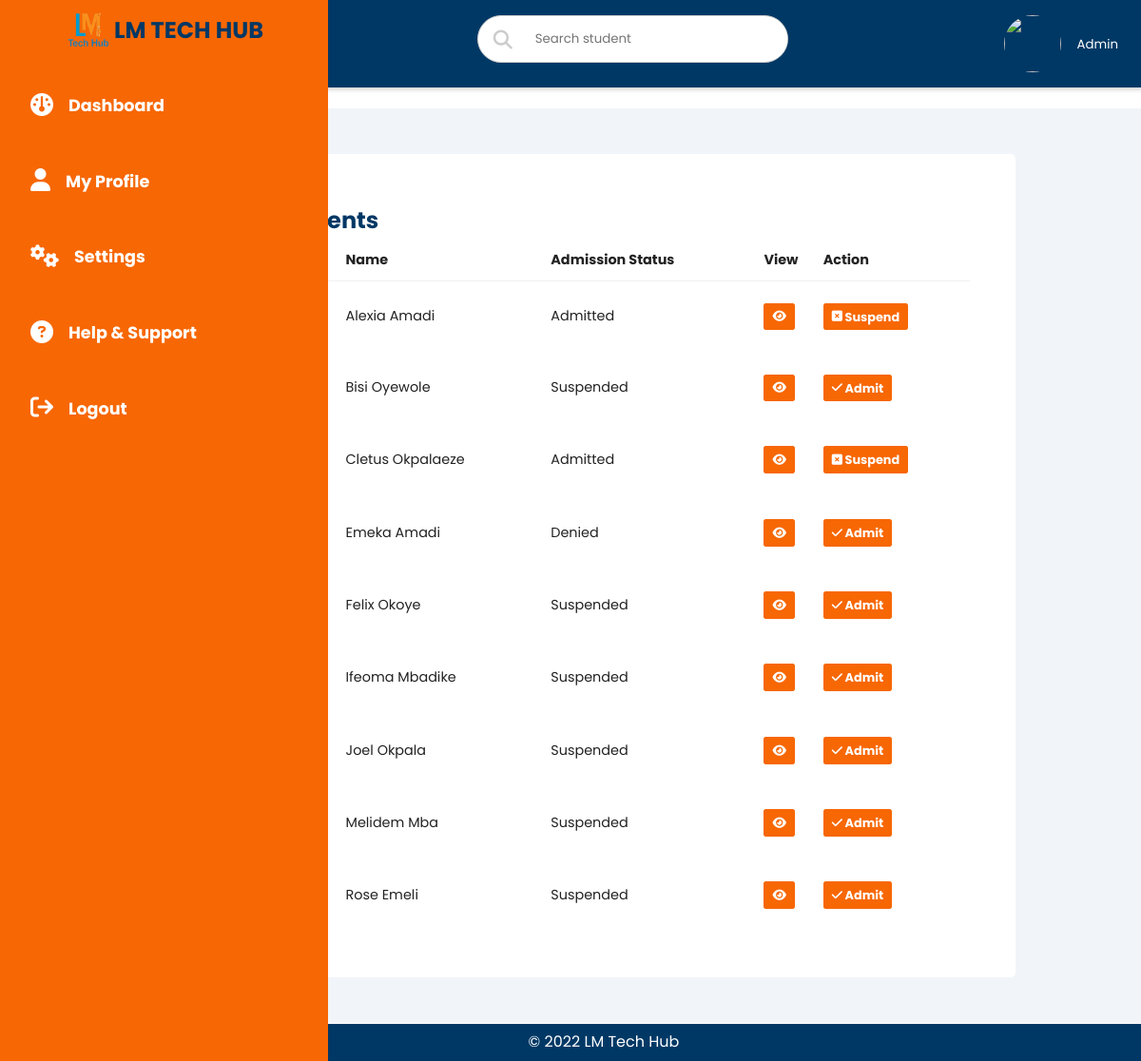
The app's page /users/admin/admissions.php with its own data.
### tables this page shows
CREATE TABLE `studentdata` (
  `id` int(11) NOT NULL,
  `passport` varchar(120) NOT NULL,
  `fname` varchar(150) NOT NULL,
  `dob` date NOT NULL,
  `gender` varchar(20) NOT NULL,
  `phone` varchar(70) NOT NULL,
  `address` varchar(150) NOT NULL,
  `state` varchar(50) NOT NULL,
  `course` varchar(80) NOT NULL,
  `bio` varchar(1000) NOT NULL,
  `email` varchar(90) NOT NULL,
  `pword` varchar(250) NOT NULL,
  `regnum` varchar(70) NOT NULL,
  `status` varchar(80) NOT NULL,
  `quizscore` varchar(50) NOT NULL,
  `updated_at` timestamp NOT NULL DEFAULT current_timestamp() ON UPDATE current_timestamp()
);

### users/admin/admissions.php (the view, shortened to what this page needs)
<?php
include ('../inc/connection.php');
$conn = new mysqli ($host, $user, $pwd, $database);
$email = $_SESSION['email'];
$query  = "SELECT * FROM admindata WHERE email='$email'";
$result = $conn->query($query);
$row = $result -> fetch_array();
$query2  = "SELECT * FROM studentdata ORDER BY fname ASC";
  $result2 = $conn->query($query2);
  if($result2->num_rows == 0){
    echo "Data not found";
  } else{
   ?>
    <?php
      include('nav.php');
    ?>
    <main>
      <div class="rec">
        <div class="card-header">
          <h2>All Students</h2>
        </div>
        <div class="table-responsive">
          <table>
            <thead>
              <tr>
                <td>Passport</td>
                <td>Name</td>
                <td>Admission Status</td>
                <td>View</td>
                <td>Action</td>
              </tr>
            </thead>
            <tbody>
              <?php
              while($row = $result2 -> fetch_array()){
                echo "<tr>";
                echo "<td>". "<img src = ".'../'.$row['passport']." class = 'pic'/>"."</td>";
                echo "<td>".$row['fname']."</td>";
                echo "<td>".$row['status']."</td>";
                echo "<td>". '<a href="studentprofile.php?id='.$row['id']. '"class="btn" > <i class="fa-solid fa-eye"></i></a>'."</td>";
                if($row['status'] == "Admitted"){
                echo "<td>". '<a href="revoke.php?regnum='.$row['regnum']. '"class="btn" > <i class="fa-solid fa-square-xmark"></i> Suspend</a>'."</td>";
                } elseif($row['status'] == "Pending"){
                  echo "<td>". '<a href="revoke.php?id='.$row['id']. '"class="btn" > <i class="fa-solid fa-square-xmark"></i> Revoke</a>'."</td>";
                  echo "<td>". '<a href="admit.php?id='.$row['id'].'"class="btn"> <i class="fa-solid fa-check"></i> Admit</a>'."</td>";
                } else{
                echo "<td>". '<a href="admit.php?id='.$row['id'].'"class="btn"> <i class="fa-solid fa-check"></i> Admit</a>'."</td>";
                }
                echo "</tr>";
              }
              }
              ?>
            </tbody>
          </table>
        </div>
    </main>
  <section class="copyright">
    <p class="copy">&copy; 2022 LM Tech Hub</p>
  </section>
</body>
</html>

### users/admin/nav.php (shortened to what this page needs)
<?php
  $url = $_SERVER['PHP_SELF'];
?>
<!DOCTYPE html>
<html>
 <head>
   <link rel="stylesheet" href="../.././css/dashboard.css">
   <link rel="stylesheet" href="../.././css/carousel.css">
   <link rel="stylesheet" href="../.././css/form.css">
   <link rel="stylesheet" href="https://stackpath.bootstrapcdn.com/font-awesome/4.7.0/css/font-awesome.min.css">
   <link rel="stylesheet" href="https://cdnjs.cloudflare.com/ajax/libs/font-awesome/6.1.1/css/all.min.css">
  </head>
<body>
  <div class="sidebar">
    <div class="sidebar-brand">
      <img src="../inc/logo.png" alt="logo">
      <h2>LM TECH HUB</h2>
    </div>
    <div class="sidebar-menu">
      <ul>
        <li><a href="dashboard.php?" class="<?php echo str_ends_with($url, '/admin/dashboard.php') ? 'active' : '' ?>"><span><i class="fa-solid fa-gauge fa-lg"></i></span><span>Dashboard</a></li>
        <li><a href="profile.php" class="<?php echo str_ends_with($url, '/admin/profile.php') ? 'active' : '' ?>"><span><i class="fa-solid fa-user fa-lg"></i></span><span>My Profile</a></li>
        <li><a href="settings.php" class="<?php echo str_ends_with($url, '/admin/settings.php') ? 'active' : '' ?>"><span><i class="fa-solid fa-gears fa-lg"></i></span><span>Settings</a></li>
        <li><a href="support.php" class="<?php echo str_ends_with($url, '/admin/support.php') ? 'active' : '' ?>"><span><i class="fa-solid fa-circle-question fa-lg"></i></span><span>Help & Support</a></li>
       <li><a href="logout.php" class="<?php echo str_ends_with($url, '/admin/logout.php') ? 'active' : '' ?>"><span><i class="fa-solid fa-arrow-right-from-bracket fa-lg"></i></span><span>Logout</span></a></li>
      </ul>
      </div>
  </div>
  <div class="main-content">
    <header>
      <h2>
          <label for="nav-toggle"><i class="fa fa-bars"></i></label>
       </h2>
      <div class="search-wrapper">
        <i class="fa-solid fa-magnifying-glass fa-lg"></i>
        <form action="search.php" method="POST">
          <input type="search" name="fname" id="" placeholder="Search student">
        </form>
      </div>
      <div class="user-wrapper">
        <?php echo "<img src = ".'../'.$row['passport']." width='60px' height='60px' />"; ?>
      <div>
          <small>Admin</small>
        </div>
      </div>
    </header>

### css/dashboard.css (style rules this page uses)
:root, :root.pry { --main-color: #f76704; --color-dark: #003865; --text-grey: #8390a2; }
* { margin: 0; padding: 0; box-sizing: border-box; list-style: none; text-decoration: none; font-family: "Poppins", sans-serif; }
.sidebar { width: 345px; position: fixed; left: 0; top: 0; height: 100%; background: var(--main-color); z-index: 100; transition: width 300ms; }
.sidebar-brand { display: flex; align-items: center; justify-content: center; height: 90px; padding: 2rem 1rem 4rem 1rem; color: var(--color-dark); }
.sidebar-brand img { width: 50px; height: 60px; padding-top: 5px; margin-right: 2px; }
.sidebar-menu li { width: 100%; margin-bottom: 1.3rem; padding-left: 2rem; }
.sidebar-menu a { padding-left: 1rem; display: block; color: #fff; font-size: 1.1rem; margin-bottom: 3rem; }
.sidebar-menu a i { font-size: 1.5rem; padding-right: 1rem; }
.main-content { transition: margin-left 300ms; margin-left: 345px; }
header { background-color: var(--color-dark); display: flex; justify-content: space-between; padding: 1rem 1.5rem; box-shadow: 2px 2px 5px rgba(0, 0, 0, 0.2); position: fixed; left: 345px; width: calc(100% - 345px); top: 0; z-index: 100; transition: left 300ms; }
header h2 { color: #fff; }
.search-wrapper { border: 1px solid #ccc; border-radius: 30px; height: 50px; display: flex; align-items: center; overflow-x: hidden; background-color: #fff; }
.search-wrapper i { display: inline-block; padding: 0 1rem; color: #ccc; }
.search-wrapper input { height: 100%; padding: 0.5rem; border: none; outline: none; }
.user-wrapper { display: flex; align-items: center; }
.user-wrapper img { border-radius: 50%; margin-right: 1rem; }
.user-wrapper small { display: inline-block; color: #fff; }
main { margin-top: 85px; padding: 2rem 1.5rem; background: #f1f5f9; min-height: calc(100vh - 90px); }
.rec { display: grid; background-color: #fff; grid-template-columns: 100%; margin: 1rem 10%; border-radius: 5px; padding: 3rem; }
.card-header h2 { color: var(--color-dark); }
.btn, .contact button, .inquire button, .card-header button { background: var(--main-color); border-radius: 3px; border: 1px solid var(--main-color); color: #fff; font-size: 0.8rem; padding: 0.3rem 0.5rem; text-decoration: none; }
table { border-collapse: collapse; width: 100%; }
thead tr { border-bottom: 1px solid #f0f0f0; }
thead td { font-weight: 700; }
td { padding: 0.5rem 0rem; font-size: 0.9rem; color: #222; }
.table-responsive { width: 100%; overflow-x: auto; }
.copyright { width: 100%; margin: auto; text-align: center; border-top: 1px solid #fafafa; background-color: var(--color-dark); padding: 5px 0; }
.copy { color: #fff; font-weight: medium; }
@media only screen and (max-width: 1200px) { .sidebar { width: 70px; } }
@media only screen and (max-width: 1200px) { .main-content header { width: calc(100% - 70px); left: 70px; } }
@media only screen and (max-width: 1200px) { .main-content { margin-left: 70px; } }
@media only screen and (max-width: 1200px) { .sidebar .sidebar-brand, .sidebar li { padding-left: 1rem; text-align: center; } }
@media only screen and (max-width: 1200px) { .sidebar li a { padding-left: 0rem; } }
@media only screen and (max-width: 1200px) { .sidebar .sidebar-brand h2, .sidebar .sidebar-menu ul li a span:last-child { display: none; } }

### css/carousel.css (style rules this page uses)
* { box-sizing:border-box }

### css/form.css (style rules this page uses)
:root, :root.pry { --main-color: #f76704; --color-dark: #003865; --text-grey: #8390a2; }
* { box-sizing: border-box; margin: 0; padding: 0; }
body { font-family: "Poppins", sans-serif; line-height: 1.8; }
a { text-decoration: none; color: var(--main-color); font-weight: bold; }

### records on screen
studentdata: fname "Alexia Amadi", status "Admitted"
studentdata: fname "Bisi Oyewole", status "Suspended"
studentdata: fname "Cletus Okpalaeze", status "Admitted"
studentdata: fname "Emeka Amadi", status "Denied"
studentdata: fname "Felix Okoye", status "Suspended"
studentdata: fname "Ifeoma Mbadike", status "Suspended"
studentdata: fname "Joel Okpala", status "Suspended"
studentdata: fname "Melidem Mba", status "Suspended"
studentdata: fname "Rose Emeli", status "Suspended"
